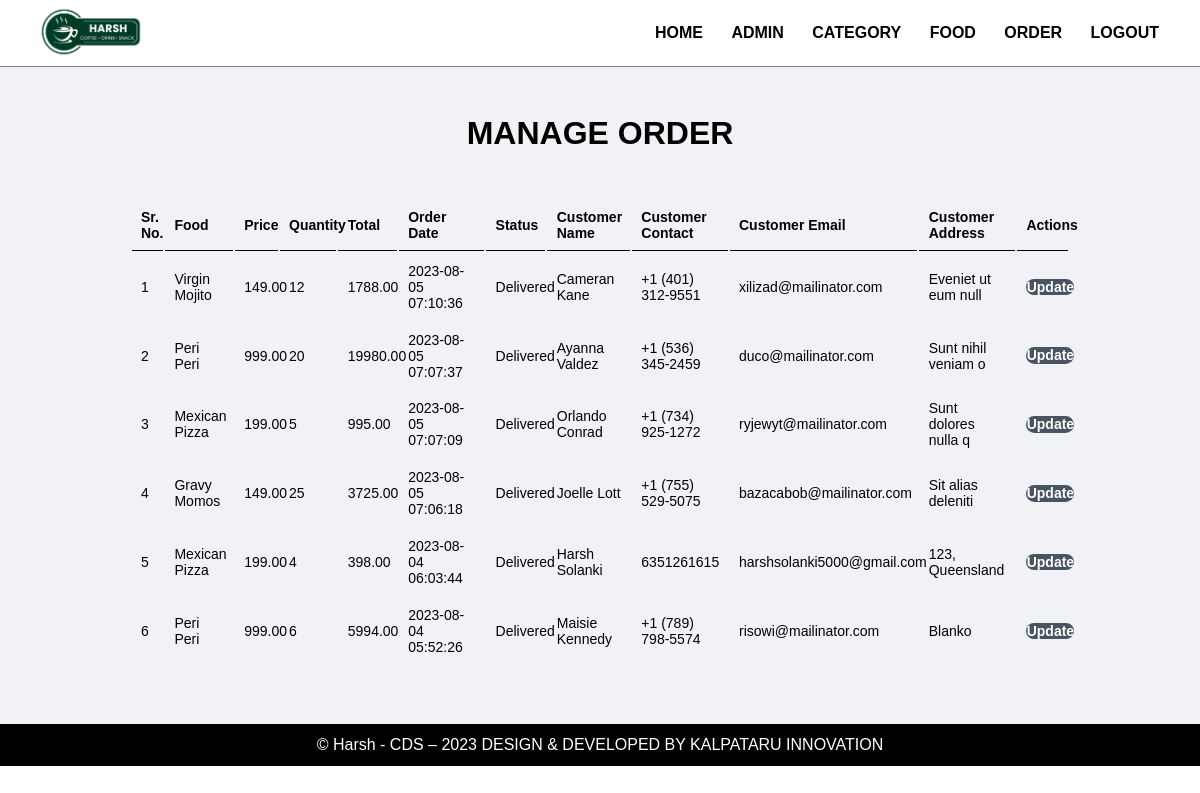
Page /Admin/manage-order.php (signed in) on the committed database.
### tables this page shows
CREATE TABLE `tbl_order` (
  `id` int(10) UNSIGNED NOT NULL,
  `food` varchar(150) NOT NULL,
  `price` decimal(10,2) NOT NULL,
  `qty` int(11) NOT NULL,
  `total` decimal(10,2) NOT NULL,
  `order_date` datetime NOT NULL,
  `status` varchar(50) NOT NULL,
  `customer_name` varchar(150) NOT NULL,
  `customer_contact` varchar(20) NOT NULL,
  `customer_email` varchar(150) NOT NULL,
  `customer_address` varchar(255) NOT NULL
);

### Admin/manage-order.php (the view, shortened to what this page needs)
<?php
            include('partials/menu.php')
?>
        <div class = "main-content">
            <div class = "wrapper">
                    <h1 class="text-center"><strong>MANAGE ORDER</strong></h1>
                    <br><br>
                        <table class="table-full">
                                        <tr>
                                        <th>Sr. No.</th>
                                        <th>Food</th>
                                        <th>Price</th>
                                        <th>Quantity</th>
                                        <th>Total</th>
                                        <th>Order Date</th>
                                        <th>Status</th>
                                        <th>Customer Name</th>
                                        <th>Customer Contact</th>
                                        <th>Customer Email</th>
                                        <th>Customer Address</th>
                                        <th>Actions</th>
                                </tr>
                                <?php
                                        $sql = "SELECT * FROM tbl_order ORDER BY id DESC";
                                        $res = mysqli_query($conn, $sql);
                                        $count = mysqli_num_rows($res);
                                        $sn = 1;
                                        if($count >0)
                                        {
                                                while($row = mysqli_fetch_assoc($res))
                                                {
                                                        $id = $row['id'];
                                                        $food = $row['food'];
                                                        $price = $row['price'];
                                                        $qunatity = $row['qty'];
                                                        $total = $row['total'];
                                                        $order_date = $row['order_date'];
                                                        $status = $row['status'];
                                                        $customer_name = $row['customer_name'];
                                                        $customer_contact = $row['customer_contact'];
                                                        $customer_email = $row['customer_email'];
                                                        $customer_address = $row['customer_address'];
                                                        ?>
                                                                <tr>
                                                                        <td> <?php echo $sn++; ?> </td>
                                                                        <td> <?php echo $food; ?> </td>
                                                                        <td> <?php echo $price; ?> </td>
                                                                        <td> <?php echo $qunatity; ?> </td>
                                                                        <td> <?php echo $total; ?> </td>
                                                                        <td> <?php echo $order_date; ?> </td>
                                                                        <td> <?php echo $status; ?> </td>
                                                                        <td> <?php echo $customer_name; ?> </td>
                                                                        <td> <?php echo $customer_contact; ?> </td>
                                                                        <td> <?php echo $customer_email; ?> </td>
                                                                        <td> <?php echo $customer_address; ?> </td>
                                                                        <td>
                                                                        <a href = "<?php echo SITEURL; ?>Admin/update-order.php?id=<?php echo $id;?>" class = "btn-secondary">Update</a>
                                                                        </td>
                                                                </tr>
                                                        <?php
                                                }
                                        }
                                        else
                                        {
                                                ?>
                                                <tr>
                                                        <td colspan='12'>No orders placed yet.</td>
                                                </tr>
                                                <?php
                                        }
                                ?>
                        </table>
            </div>
        </div>
        <?php
            include('partials/footer.php')
        ?>

### css/admin.css (style rules this page uses)
* { margin: 0px; padding: 0px; font-family: Arial, Helvetica, sans-serif; }
.wrapper { padding: 1%; width: 80%; margin: 0px auto ; }
.text-center { text-align: center; }
.main-content { margin: 0px; background-color: #f1f2f6; padding: 3% 0px; }
.table-full { width: 100%; padding: 1%; font-size: 14px; }
table tr th { padding: 1%; border-bottom: 1px solid black; text-align: left; }
table tr td { padding: 1%; }
.btn-secondary { background-color:#485460; padding: 1%; border-radius: 30px; border: 0px; color: white; text-decoration: none; font-weight: bold; }

### rows in the picture
tbl_order: food "Virgin Mojito", price "149.00", qty "12", total "1788.00", order_date "2023-08-05 07:10:36", status "Delivered", customer_name "Cameran Kane", customer_contact "+1 (401) 312-9551", customer_email "xilizad@mailinator.com", customer_address "Eveniet ut eum null"
tbl_order: food "Peri Peri", price "999.00", qty "20", total "19980.00", order_date "2023-08-05 07:07:37", status "Delivered", customer_name "Ayanna Valdez", customer_contact "+1 (536) 345-2459", customer_email "duco@mailinator.com", customer_address "Sunt nihil veniam o"
tbl_order: food "Mexican Pizza", price "199.00", qty "5", total "995.00", order_date "2023-08-05 07:07:09", status "Delivered", customer_name "Orlando Conrad", customer_contact "+1 (734) 925-1272", customer_email "ryjewyt@mailinator.com", customer_address "Sunt dolores nulla q"
tbl_order: food "Gravy Momos", price "149.00", qty "25", total "3725.00", order_date "2023-08-05 07:06:18", status "Delivered", customer_name "Joelle Lott", customer_contact "+1 (755) 529-5075", customer_email "bazacabob@mailinator.com", customer_address "Sit alias deleniti"
tbl_order: food "Mexican Pizza", price "199.00", qty "4", total "398.00", order_date "2023-08-04 06:03:44", status "Delivered", customer_name "Harsh Solanki", customer_contact "6351261615", customer_email "harshsolanki5000@gmail.com", customer_address "123, Queensland"
tbl_order: food "Peri Peri", price "999.00", qty "6", total "5994.00", order_date "2023-08-04 05:52:26", status "Delivered", customer_name "Maisie Kennedy", customer_contact "+1 (789) 798-5574", customer_email "risowi@mailinator.com", customer_address "Blanko"
